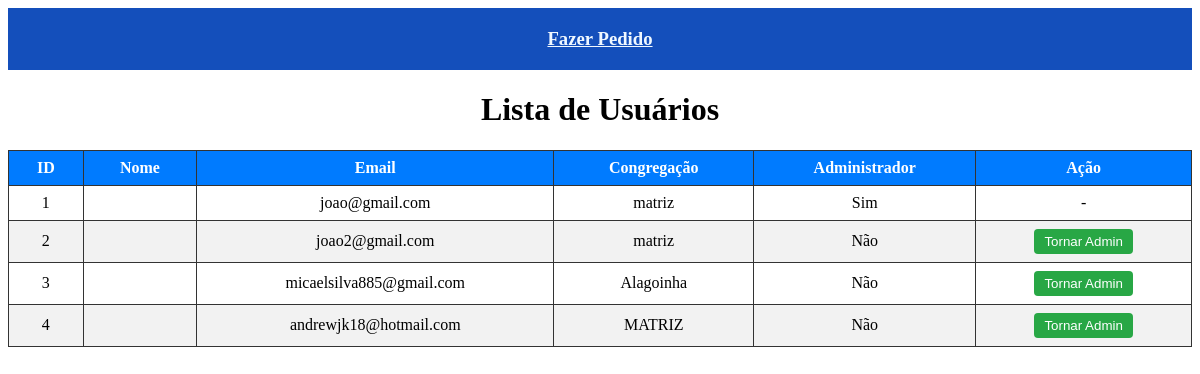
The app's page /usuarios (signed in) with its own data.
### ebd/models.py (models this page shows)
class Usuario(database.Model, UserMixin):
    id = database.Column(database.Integer , primary_key = True)
    usarname = database.Column(database.String, nullable=False)
    email = database.Column(database.String, nullable=False)
    congregacao = database.Column(database.String, nullable=False)
    senha = database.Column(database.String, nullable=False)
    fotos = database.relationship("Foto", backref="usuario", lazy=True, uselist=True)
    is_admin = database.Column(database.Boolean, default=False)

### ebd/routes.py (the view)
@app.route("/usuarios")
def listar_usuarios():
    if not current_user.is_admin:   # só admins podem acessar
        abort(403)  # acesso negado
    usuarios = Usuario.query.all()
    return render_template("usuarios.html", usuarios=usuarios)

### ebd/models.py (called while the page is built)
@login_manager.user_loader
def load_usuario(id_usuario):
    return Usuario.query.get(int(id_usuario))

### ebd/templates/usuarios.html (shortened to what this page needs)
<!DOCTYPE html>
<html lang="pt-br">
<head>
</head>
<body>
    <nav class="nav nav-pills nav-fill" style="background-color:rgb(20, 79, 187); display: flex; justify-content: center; gap: 50px; padding: 20px;">
        <h3 style="margin: 0; display: flex; gap: 100px;">
          <a class="nav-link disabled" aria-disabled="true" style="color: aliceblue;" href="{{ url_for('adm', id_usuario=current_user.id) }}">Fazer Pedido</a>
        </h3>
      </nav>
    <h1>Lista de Usuários</h1>
    <table>
        <thead>
            <tr>
                <th>ID</th>
                <th>Nome</th>
                <th>Email</th>
                <th>Congregação</th>
                <th>Administrador</th>
                <th>Ação</th>
            </tr>
        </thead>
        <tbody>
            {% for user in usuarios %}
            <tr>
                <td>{{ user.id }}</td>
                <td>{{ user.nome }}</td>
                <td>{{ user.email }}</td>
                <td>{{ user.congregacao }}</td>
                <td>{{ "Sim" if user.is_admin else "Não" }}</td>
                <td>
                    {% if not user.is_admin %}
                    <form method="POST" action="{{ url_for('tornar_admin', user_id=user.id) }}">
                        <button type="submit">Tornar Admin</button>
                    </form>
                    {% else %}
                    -
                    {% endif %}
                </td>
            </tr>
            {% endfor %}
        </tbody>
    </table>
</body>
</html>

### ebd/templates/usuarios.html (style rules this page uses)
table { width: 100%; border-collapse: collapse; }
th, td { padding: 8px 12px; border: 1px solid #333; text-align: center; }
th { background-color: #007bff; color: white; }
tr:nth-child(even) { background-color: #f2f2f2; }
h1 { text-align: center; }
button { padding: 5px 10px; background-color: #28a745; border: none; color: white; cursor: pointer; border-radius: 4px; }

### records on screen
Usuario: id "1", email "joao@gmail.com", congregacao "matriz", is_admin "Sim"
Usuario: id "2", email "joao2@gmail.com", congregacao "matriz", is_admin "Não"
Usuario: id "3", email "micaelsilva885@gmail.com", congregacao "Alagoinha", is_admin "Não"
Usuario: id "4", email "andrewjk18@hotmail.com", congregacao "MATRIZ", is_admin "Não"
